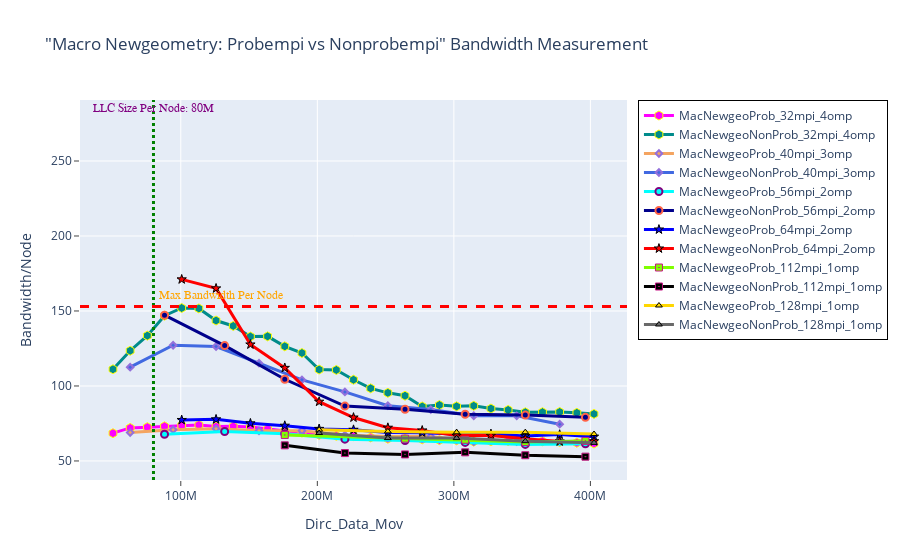

Notebook code for this chart:
### Markdown cell above
## Bandwidth - Macro Newgeometry: Probempi vs Nonprobempi

### Code cell
fig = go.Figure()

# 1---
fig.add_trace(go.Scatter(x=(dfn4MacNewgeoProb_32mpi_4omp.Dirc_Data_Mov*(dfn4MacNewgeoProb_32mpi_4omp.MPI_size/4)), 
                         y=(dfn4MacNewgeoProb_32mpi_4omp.BAND*(dfn4MacNewgeoProb_32mpi_4omp.MPI_size/4)), 
                         mode='lines+markers', 
                         name='MacNewgeoProb_32mpi_4omp',
                         line=dict(color='magenta',width=3),
                         marker=dict(symbol='hexagon',size=9, line=dict(color='yellow',width=1))))

fig.add_trace(go.Scatter(x=(dfn4MacNewgeoNonProb_32mpi_4omp.Dirc_Data_Mov*(dfn4MacNewgeoNonProb_32mpi_4omp.MPI_size/4)), 
                         y=(dfn4MacNewgeoNonProb_32mpi_4omp.BAND*(dfn4MacNewgeoNonProb_32mpi_4omp.MPI_size/4)), 
                         mode='lines+markers', 
                         name='MacNewgeoNonProb_32mpi_4omp',
                         line=dict(color='darkcyan',width=3),
                         marker=dict(symbol='hexagon',size=9, line=dict(color='yellow',width=1))))


# 2----
fig.add_trace(go.Scatter(x=(dfn4MacNewgeoProb_40mpi_3omp.Dirc_Data_Mov*(dfn4MacNewgeoProb_40mpi_3omp.MPI_size/4)), 
                         y=(dfn4MacNewgeoProb_40mpi_3omp.BAND*(dfn4MacNewgeoProb_40mpi_3omp.MPI_size/4)), 
                         mode='lines+markers', 
                         name='MacNewgeoProb_40mpi_3omp',
                         line=dict(color='sandybrown',width=3),
                         marker=dict(symbol='diamond',size=5,line=dict(color='MediumPurple',width=2))))

fig.add_trace(go.Scatter(x=(dfn4MacNewgeoNonProb_40mpi_3omp.Dirc_Data_Mov*(dfn4MacNewgeoNonProb_40mpi_3omp.MPI_size/4)), 
                         y=(dfn4MacNewgeoNonProb_40mpi_3omp.BAND*(dfn4MacNewgeoNonProb_40mpi_3omp.MPI_size/4)), 
                         mode='lines+markers', 
                         name='MacNewgeoNonProb_40mpi_3omp',
                         line=dict(color='royalblue',width=3),
                         marker=dict(symbol='diamond',size=5,line=dict(color='MediumPurple',width=2))))


# 3----
fig.add_trace(go.Scatter(x=(dfn4MacNewgeoProb_56mpi_2omp.Dirc_Data_Mov*(dfn4MacNewgeoProb_56mpi_2omp.MPI_size/4)), 
                         y=(dfn4MacNewgeoProb_56mpi_2omp.BAND*(dfn4MacNewgeoProb_56mpi_2omp.MPI_size/4)), 
                         mode='lines+markers', 
                         name='MacNewgeoProb_56mpi_2omp',
                         line=dict(color='cyan',width=3),
                         marker=dict(symbol='circle',size=7,line=dict(color='Purple',width=2))))

fig.add_trace(go.Scatter(x=(dfn4MacNewgeoNonProb_56mpi_2omp.Dirc_Data_Mov*(dfn4MacNewgeoNonProb_56mpi_2omp.MPI_size/4)), 
                         y=(dfn4MacNewgeoNonProb_56mpi_2omp.BAND*(dfn4MacNewgeoNonProb_56mpi_2omp.MPI_size/4)), 
                         mode='lines+markers', 
                         name='MacNewgeoNonProb_56mpi_2omp',
                         line=dict(color='darkblue',width=3),
                         marker=dict(symbol='circle',size=7, line=dict(color='tomato',width=2))))


# 4----
fig.add_trace(go.Scatter(x=(dfn4MacNewgeoProb_64mpi_2omp.Dirc_Data_Mov*(dfn4MacNewgeoProb_64mpi_2omp.MPI_size/4)), 
                         y=(dfn4MacNewgeoProb_64mpi_2omp.BAND*(dfn4MacNewgeoProb_64mpi_2omp.MPI_size/4)), 
                         mode='lines+markers', 
                         name='MacNewgeoProb_64mpi_2omp',
                         line=dict(color='blue',width=3),
                         marker=dict(symbol='star',size=7, line=dict(color='black',width=1))))

fig.add_trace(go.Scatter(x=(dfn4MacNewgeoNonProb_64mpi_2omp.Dirc_Data_Mov*(dfn4MacNewgeoNonProb_64mpi_2omp.MPI_size/4)), 
                         y=(dfn4MacNewgeoNonProb_64mpi_2omp.BAND*(dfn4MacNewgeoNonProb_64mpi_2omp.MPI_size/4)), 
                         mode='lines+markers', 
                         name='MacNewgeoNonProb_64mpi_2omp',
                          line=dict(color='red',width=3),
                         marker=dict(symbol='star',size=7, line=dict(color='black',width=1))))


# 5----
fig.add_trace(go.Scatter(x=(dfn4MacNewgeoProb_112mpi_1omp.Dirc_Data_Mov*(dfn4MacNewgeoProb_112mpi_1omp.MPI_size/4)), 
                         y=(dfn4MacNewgeoProb_112mpi_1omp.BAND*(dfn4MacNewgeoProb_112mpi_1omp.MPI_size/4)), 
                         mode='lines+markers', 
                         name='MacNewgeoProb_112mpi_1omp',
                         line=dict(color='chartreuse',width=3),
                         marker=dict(symbol='square-dot',size=7, line=dict(color='mediumvioletred',width=1))))

fig.add_trace(go.Scatter(x=(dfn4MacNewgeoNonProb_112mpi_1omp.Dirc_Data_Mov*(dfn4MacNewgeoNonProb_112mpi_1omp.MPI_size/4)), 
                         y=(dfn4MacNewgeoNonProb_112mpi_1omp.BAND*(dfn4MacNewgeoNonProb_112mpi_1omp.MPI_size/4)), 
                         mode='lines+markers', 
                         name='MacNewgeoNonProb_112mpi_1omp',
                         line=dict(color='black',width=3),
                         marker=dict(symbol='square-dot',size=7, line=dict(color='mediumvioletred',width=1))))

# 6----
fig.add_trace(go.Scatter(x=(dfn4MacNewgeoProb_128mpi_1omp.Dirc_Data_Mov*(dfn4MacNewgeoProb_128mpi_1omp.MPI_size/4)), 
                         y=(dfn4MacNewgeoProb_128mpi_1omp.BAND*(dfn4MacNewgeoProb_128mpi_1omp.MPI_size/4)), 
                         mode='lines+markers', 
                         name='MacNewgeoProb_128mpi_1omp',
                         line=dict(color='gold',width=3),
                         marker=dict(symbol='triangle-up',size=6, line=dict(color='black',width=1))))

fig.add_trace(go.Scatter(x=(dfn4MacNewgeoNonProb_128mpi_1omp.Dirc_Data_Mov*(dfn4MacNewgeoNonProb_128mpi_1omp.MPI_size/4)), 
                         y=(dfn4MacNewgeoNonProb_128mpi_1omp.BAND*(dfn4MacNewgeoNonProb_128mpi_1omp.MPI_size/4)), 
                         mode='lines+markers', 
                         name='MacNewgeoNonProb_128mpi_1omp',
                         line=dict(color='dimgray',width=3),
                         marker=dict(symbol='triangle-up',size=6, line=dict(color='black',width=1))))



# Adding vertical and horizontal lines 
fig.add_vline(x=80e6, line_width=3, line_dash="dot", line_color="green")
fig.add_hline(y=153, line_width=3, line_dash="dash", line_color="red")

# Add annotation with arrow
fig.add_annotation(
    x='80e6'
    , y=280
    , text=f'LLC Size Per Node: 80M'
    , yanchor='bottom'
    , showarrow=False
    , arrowhead=1
    , arrowsize=1
    , arrowwidth=2
    , arrowcolor="#636363"
    , ax=-20
    , ay=-30
    , font=dict(size=12, color="purple", family="Sans Serif")
    , align="left"
    ,)

fig.add_annotation(
    x='130e6'
    , y=155
    , text=f'Max Bandwidth Per Node'
    , yanchor='bottom'
    , showarrow=False
    , arrowhead=1
    , arrowsize=1
    , arrowwidth=2
    , arrowcolor="#636363"
    , ax=-20
    , ay=-30
    , font=dict(size=12, color="orange", family="Sans Serif")
    , align="left"
    ,)


fig.update_layout(title='"Macro Newgeometry: Probempi vs Nonprobempi" Bandwidth Measurement',
                  xaxis_title='Dirc_Data_Mov', yaxis_title='Bandwidth/Node', 
                  xaxis=dict(ticks="outside"),  
                  yaxis=dict(ticks="outside"),
                  legend=go.layout.Legend(bordercolor="black",borderwidth=1))

### Figure 1 — Plotly figure (JSON) as saved in the notebook; plotly's stock layout.template omitted (floating-point values rounded to 4 significant figures)
{"data": [{"line": {"color": "magenta", "width": 3}, "marker": {"line": {"color": "yellow", "width": 1}, "size": 9, "symbol": "hexagon"}, "mode": "lines+markers", "name": "MacNewgeoProb_32mpi_4omp", "type": "scatter", "x": [50331648, 62914560, 75497472, 88080384, 100663296, 113246208, 125829120, 138412032, 150994944, 163577856, 176160768, 188743680, 201326592, 213909504, 226492416, 239075328, 251658240, 264241152, 276824064, 289406976, 301989888, 314572800, 327155712, 339738624, 352321536, 364904448, 377487360, 390070272, 402653184], "y": [68.52, 72.02, 72.56, 73.1, 73.72, 73.99, 72.96, 73.1, 72.56, 71.28, 70.18, 68.91, 67.42, 66.73, 66.57, 65.7, 64.84, 64.77, 64.43, 63.9, 63.8, 62.92, 63.18, 63.31, 62.3, 63.16, 62.63, 62.16, 61.64]}, {"line": {"color": "darkcyan", "width": 3}, "marker": {"line": {"color": "yellow", "width": 1}, "size": 9, "symbol": "hexagon"}, "mode": "lines+markers", "name": "MacNewgeoNonProb_32mpi_4omp", "type": "scatter", "x": [50331648, 62914560, 75497472, 88080384, 100663296, 113246208, 125829120, 138412032, 150994944, 163577856, 176160768, 188743680, 201326592, 213909504, 226492416, 239075328, 251658240, 264241152, 276824064, 289406976, 301989888, 314572800, 327155712, 339738624, 352321536, 364904448, 377487360, 390070272, 402653184], "y": [111.2, 123.5, 133.6, 146.8, 152.0, 151.7, 143.6, 140.0, 133.0, 133.1, 126.4, 122.0, 110.9, 110.7, 104.2, 98.43, 95.42, 93.49, 86.33, 87.27, 86.4, 86.78, 84.94, 84.03, 82.47, 82.56, 82.69, 82.09, 81.38]}, {"line": {"color": "sandybrown", "width": 3}, "marker": {"line": {"color": "MediumPurple", "width": 2}, "size": 5, "symbol": "diamond"}, "mode": "lines+markers", "name": "MacNewgeoProb_40mpi_3omp", "type": "scatter", "x": [62914560, 94371840, 125829120, 157286400, 188743680, 220200960, 251658240, 283115520, 314572800, 346030080, 377487360], "y": [68.92, 70.85, 71.53, 70.08, 70.16, 67.17, 66.3, 66.26, 62.86, 62.94, 63.08]}, {"line": {"color": "royalblue", "width": 3}, "marker": {"line": {"color": "MediumPurple", "width": 2}, "size": 5, "symbol": "diamond"}, "mode": "lines+markers", "name": "MacNewgeoNonProb_40mpi_3omp", "type": "scatter", "x": [62914560, 94371840, 125829120, 157286400, 188743680, 220200960, 251658240, 283115520, 314572800, 346030080, 377487360], "y": [112.5, 127.1, 126.3, 115.2, 104.0, 96.02, 86.84, 84.25, 80.14, 80.07, 74.53]}, {"line": {"color": "cyan", "width": 3}, "marker": {"line": {"color": "Purple", "width": 2}, "size": 7, "symbol": "circle"}, "mode": "lines+markers", "name": "MacNewgeoProb_56mpi_2omp", "type": "scatter", "x": [88080384, 132120576, 176160768, 220200960, 264241152, 308281344, 352321536, 396361728], "y": [67.78, 69.62, 68.18, 64.53, 63.61, 62.39, 61.01, 61.47]}, {"line": {"color": "darkblue", "width": 3}, "marker": {"line": {"color": "tomato", "width": 2}, "size": 7, "symbol": "circle"}, "mode": "lines+markers", "name": "MacNewgeoNonProb_56mpi_2omp", "type": "scatter", "x": [88080384, 132120576, 176160768, 220200960, 264241152, 308281344, 352321536, 396361728], "y": [147.2, 126.9, 104.5, 86.59, 84.48, 81.14, 80.56, 79.08]}, {"line": {"color": "blue", "width": 3}, "marker": {"line": {"color": "black", "width": 1}, "size": 7, "symbol": "star"}, "mode": "lines+markers", "name": "MacNewgeoProb_64mpi_2omp", "type": "scatter", "x": [100663296, 125829120, 150994944, 176160768, 201326592, 226492416, 251658240, 276824064, 301989888, 327155712, 352321536, 377487360, 402653184], "y": [77.33, 77.74, 75.09, 73.51, 71.38, 70.8, 68.98, 68.83, 68.01, 67.98, 66.69, 67.56, 66.2]}, {"line": {"color": "red", "width": 3}, "marker": {"line": {"color": "black", "width": 1}, "size": 7, "symbol": "star"}, "mode": "lines+markers", "name": "MacNewgeoNonProb_64mpi_2omp", "type": "scatter", "x": [100663296, 125829120, 150994944, 176160768, 201326592, 226492416, 251658240, 276824064, 301989888, 327155712, 352321536, 377487360, 402653184], "y": [171.1, 165.1, 127.7, 112.1, 89.51, 78.96, 72.15, 70.35, 66.9, 66.9, 64.78, 63.02, 63.15]}, {"line": {"color": "chartreuse", "width": 3}, "marker": {"line": {"color": "mediumvioletred", "width": 1}, "size": 7, "symbol": "square-dot"}, "mode": "lines+markers", "name": "MacNewgeoProb_112mpi_1omp", "type": "scatter", "x": [176160768, 264241152, 308281344, 352321536, 396361728], "y": [67.35, 64.87, 64.12, 62.59, 63.36]}, {"line": {"color": "black", "width": 3}, "marker": {"line": {"color": "mediumvioletred", "width": 1}, "size": 7, "symbol": "square-dot"}, "mode": "lines+markers", "name": "MacNewgeoNonProb_112mpi_1omp", "type": "scatter", "x": [176160768, 220200960, 264241152, 308281344, 352321536, 396361728], "y": [60.41, 55.26, 54.36, 55.75, 53.82, 52.89]}, {"line": {"color": "gold", "width": 3}, "marker": {"line": {"color": "black", "width": 1}, "size": 6, "symbol": "triangle-up"}, "mode": "lines+markers", "name": "MacNewgeoProb_128mpi_1omp", "type": "scatter", "x": [201326592, 251658240, 301989888, 352321536, 402653184], "y": [70.83, 69.71, 69.14, 69.21, 67.97]}, {"line": {"color": "dimgray", "width": 3}, "marker": {"line": {"color": "black", "width": 1}, "size": 6, "symbol": "triangle-up"}, "mode": "lines+markers", "name": "MacNewgeoNonProb_128mpi_1omp", "type": "scatter", "x": [201326592, 251658240, 301989888, 352321536, 402653184], "y": [68.63, 65.24, 65.23, 63.18, 62.08]}], "layout": {"annotations": [{"align": "left", "arrowcolor": "#636363", "arrowhead": 1, "arrowsize": 1, "arrowwidth": 2, "ax": -20, "ay": -30, "font": {"color": "purple", "family": "Sans Serif", "size": 12}, "showarrow": false, "text": "LLC Size Per Node: 80M", "x": "80e6", "y": 280, "yanchor": "bottom"}, {"align": "left", "arrowcolor": "#636363", "arrowhead": 1, "arrowsize": 1, "arrowwidth": 2, "ax": -20, "ay": -30, "font": {"color": "orange", "family": "Sans Serif", "size": 12}, "showarrow": false, "text": "Max Bandwidth Per Node", "x": "130e6", "y": 155, "yanchor": "bottom"}], "legend": {"bordercolor": "black", "borderwidth": 1}, "shapes": [{"line": {"color": "green", "dash": "dot", "width": 3}, "type": "line", "x0": 80000000, "x1": 80000000, "xref": "x", "y0": 0, "y1": 1, "yref": "y domain"}, {"line": {"color": "red", "dash": "dash", "width": 3}, "type": "line", "x0": 0, "x1": 1, "xref": "x domain", "y0": 153, "y1": 153, "yref": "y"}], "title": {"text": "\"Macro Newgeometry: Probempi vs Nonprobempi\" Bandwidth Measurement"}, "xaxis": {"ticks": "outside", "title": {"text": "Dirc_Data_Mov"}}, "yaxis": {"ticks": "outside", "title": {"text": "Bandwidth/Node"}}}}
